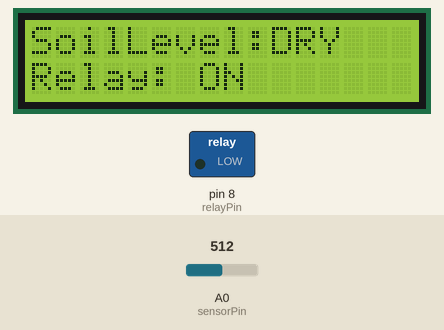
The sketch below on a simulated Arduino Uno, built with avr-gcc and run on an emulated ATmega328P. Parts: 16×2 character LCD, switched loads named in the sketch (green lamp = pin HIGH). The test bench sets the inputs (shaded band); at power-on: A0 (sensorPin) = 512. What the sketch prints to the serial monitor is not drawn.

Above: at 1.2 s.
1.3 s: A0 (sensorPin) set to 490
At 3.3 s:
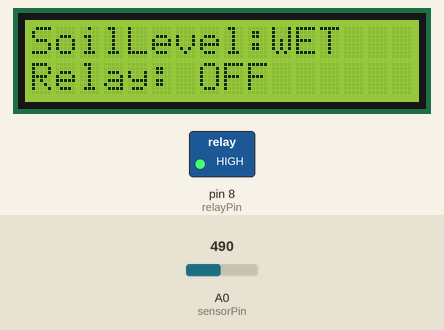
3.6 s: A0 (sensorPin) set to 510
At 4.6 s:
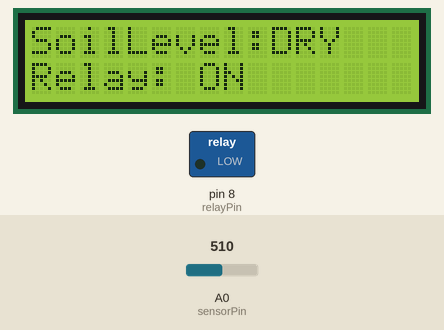
5.7 s: A0 (sensorPin) set to 306
At 6.9 s:
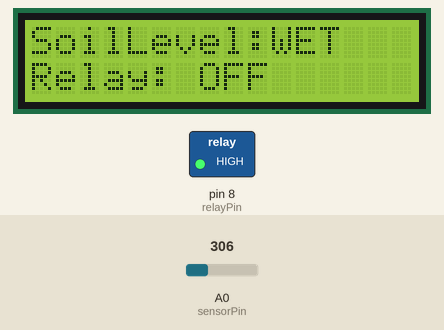
Timing chart, 0 to 8.7 s (numbered marks = the images above; inputs shaded):
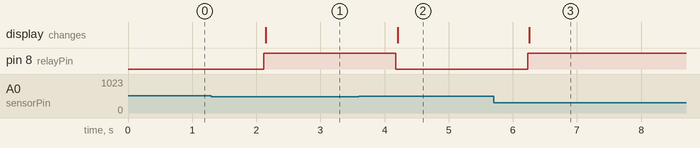

The sketch:

soil_sensor.ino
```cpp
#include <LiquidCrystal_I2C.h>

// Initialize LCD object with I2C address, columns, and rows
LiquidCrystal_I2C lcd(0x27, 16, 2); // Change the address if necessary

// Define sensor and relay pins
#define sensorPin A0
#define relayPin 8

void setup() {
  // Initialize serial communication at 9600 baud rate
  Serial.begin(9600);

  // Initialize and turn on the LCD
  lcd.init();
  lcd.backlight();

  // Set relay pin as output
  pinMode(relayPin, OUTPUT);
}

void loop() {
  // Read sensor value
  int sensorValue = readSensor();

  // Print sensor value to serial monitor
  Serial.println(sensorValue);

  // Check sensor value and control relay and LCD display accordingly
  if (sensorValue < 500) {
    // Turn on relay if sensor value is less than 500
    digitalWrite(relayPin, HIGH);

    // Clear LCD and print messages
    lcd.clear();
    lcd.setCursor(0, 0);
    lcd.print("SoilLevel: ");
    lcd.setCursor(0, 1);
    lcd.print("Relay: OFF ");
    lcd.setCursor(10, 0); // Move cursor to position after "SensorValue: "
    lcd.print("WET"); // Print the sensor value
  } else {
    // Turn off relay if sensor value is greater than or equal to 500
    digitalWrite(relayPin, LOW);

    // Clear LCD and print messages
    lcd.clear();
    lcd.setCursor(0, 0);
    lcd.print("SoilLevel: ");
    lcd.setCursor(0, 1);
    lcd.print("Relay: ON");
    lcd.setCursor(10, 0); // Move cursor to position after "SensorValue: "
    lcd.print("DRY"); // Print the sensor value
  }

  // Delay for 1 second before the next iteration
  delay(1000);
}

// Function to read sensor value
int readSensor() {
  int val = analogRead(sensorPin);
  return val;
}
```

Measured:
- the behaviour switches between 500 and 499 on A0 (sensorPin) (found by bisection; images 0 and 1)
- after the input at 1.3 s, pin 8 (relayPin): LOW → HIGH after 0.82 s; the display: changes after 0.85 s (image 1)
- after the input at 3.6 s, pin 8 (relayPin): HIGH → LOW after 0.58 s; the display: changes after 0.60 s (image 2)
- after the input at 5.7 s, pin 8 (relayPin): LOW → HIGH after 0.53 s; the display: changes after 0.56 s (image 3)
